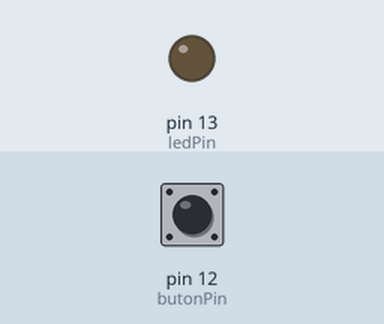
This sketch was run on a simulated Arduino Uno, built with avr-gcc and run on an emulated ATmega328P. Shown: output pins drawn as LEDs (lit = HIGH). Dashed ring = blinking. The test bench sets the inputs (shaded band); at power-on: pin 12 (butonPin) LOW.

Above: at 1.3 s.
1.4 s: pin 12 (butonPin) pulled HIGH for 3.2 s
At 2.0 s:
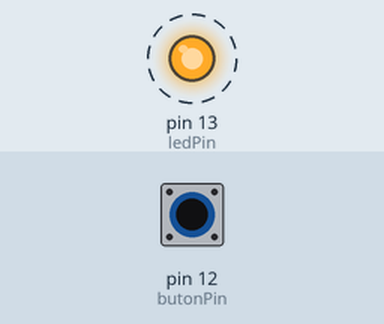
6.1 s: pin 12 (butonPin) pulled HIGH for 0.3 s
At 7.1 s:
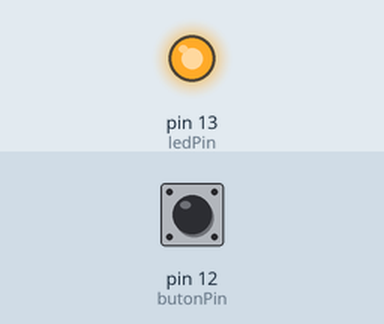
Timing chart, 0 to 9.1 s (numbered marks = the images above; inputs shaded):
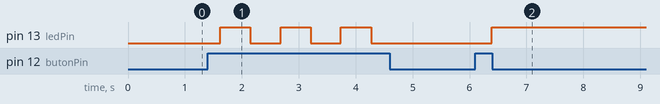

The sketch:

Dijital_GirisCikis4.ino
```cpp
/*********************************************************************
 Arduino Kitabı - Coşkun Taşdemir
 Dikeyeksen Yayınları
 http://www.dikeyeksen.com/muhendislik/arduino.html

 Dijital Giriş - Çıkış İşlemleri - Örnek 4
 Buton sıçramasını giderme örneği

 Butona her basıldığında LED’in durumu değiştiriliyor.
 D12: Buton girişi
 D13: Led Çıkışı
 ********************************************************************/

const int butonPin = 12;     // buton pin numarası
const int ledPin =  13;      // LED pint numarası

// LED’in durumunu tutan değişken (1 – Yanıyor, 0 – yanmıyor)
int LEDDurumu = 0;
// Okunan buton degerini tutan değişken (1 – buton basılı, 0 – basılı değil)
int okunanDurum = 0;

void setup() {
   pinMode(butonPin, INPUT);
   pinMode(ledPin, OUTPUT);
}
void loop() {
  // buton durumunu okuyup ilgili değişkene atıyoruz
  okunanDurum = ButonOku(butonPin);

  //okunanDurum değişkeninin değerine göre LED durumunu değiştiriyoruz
  if (okunanDurum == 1)
  {
    // LED sönükse yak
    if (LEDDurumu == 0)
    {
      digitalWrite(ledPin, HIGH);
      LEDDurumu = 1;
    }
    // LED yanıksa söndür
    else
    {
      digitalWrite(ledPin, LOW);
      LEDDurumu = 0;
    }
  }

  delay(500);
}

/*
   Buton okuma fonksiyonu
   Butonun sönümlenmesi için buton okunduktan sonra gecikme koyuluyor
   ve butonun değeri yeniden okunuyor
*/
boolean ButonOku(int butonPin)
{
  int okunanDeger =  digitalRead(butonPin);
  delay(30);
  if (  okunanDeger == digitalRead(butonPin) )
  {
    return okunanDeger;
  }
  else
  {
    return false;
  }
}
```

Measured:
- after the input at 1.4 s, pin 13 (ledPin): alternates HIGH for 0.53 s and LOW for 0.53 s, 6 changes in all, then stays LOW, starting after 0.22 s
- after the input at 6.1 s, pin 13 (ledPin): LOW → HIGH after 0.29 s
